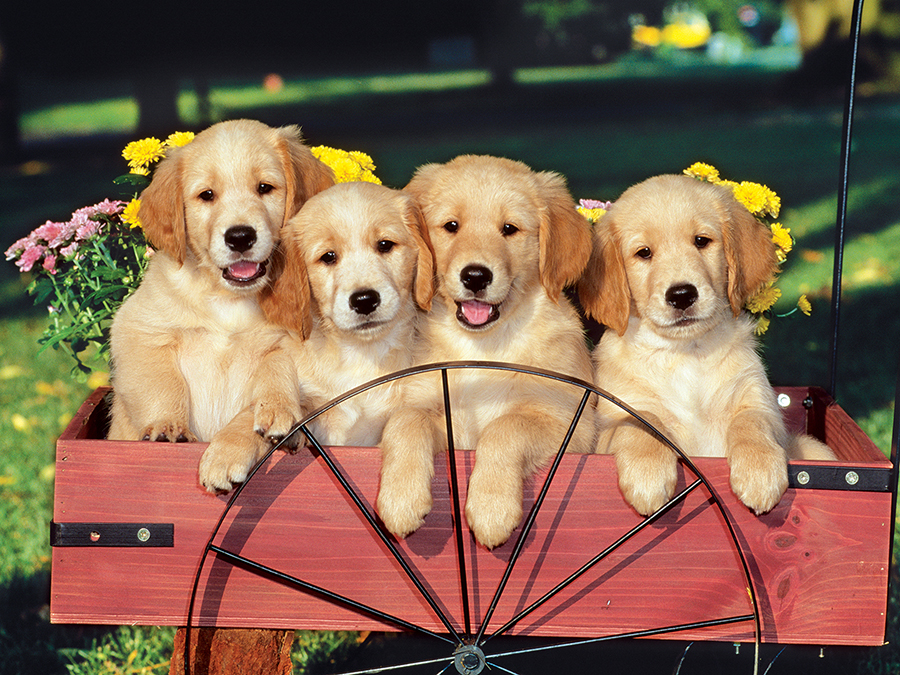
#> input picture images/dog.jpg, 900 x 675 px
$ python 'rgb_ manipylate2.py'
#> lines starting #> are read from the running program, lines starting #| are printed output that depends on the picture
import cv2
import numpy as np

# playing with rgb color channels

img = cv2.imread('images/dog.jpg')
#> img is the input picture: shape (675, 900, 3); mean B, G, R 80.4, 102.2, 130.7

# eliminating greeen
# making green color 0 usign numpy 3d array
img[:, :, 1] = 0
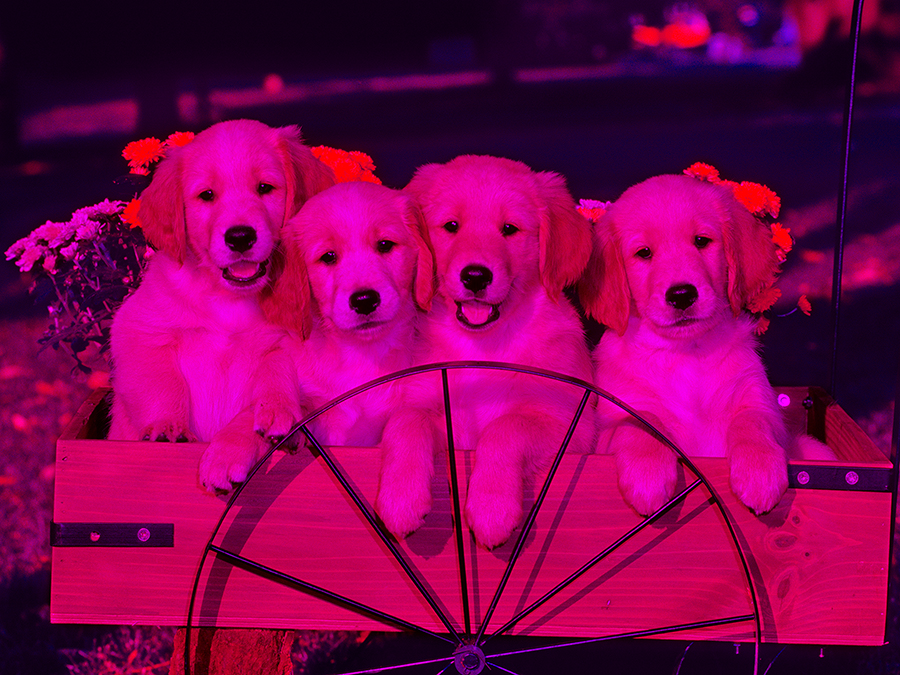
#> img: shape (675, 900, 3); mean B, G, R 80.4, 0, 130.7
# only combination of red and blue

cv2.imshow('window', img)
cv2.waitKey(0)

# elimination red
# making red color 0 usign numpy 3d array
img[:, :, 2] = 0
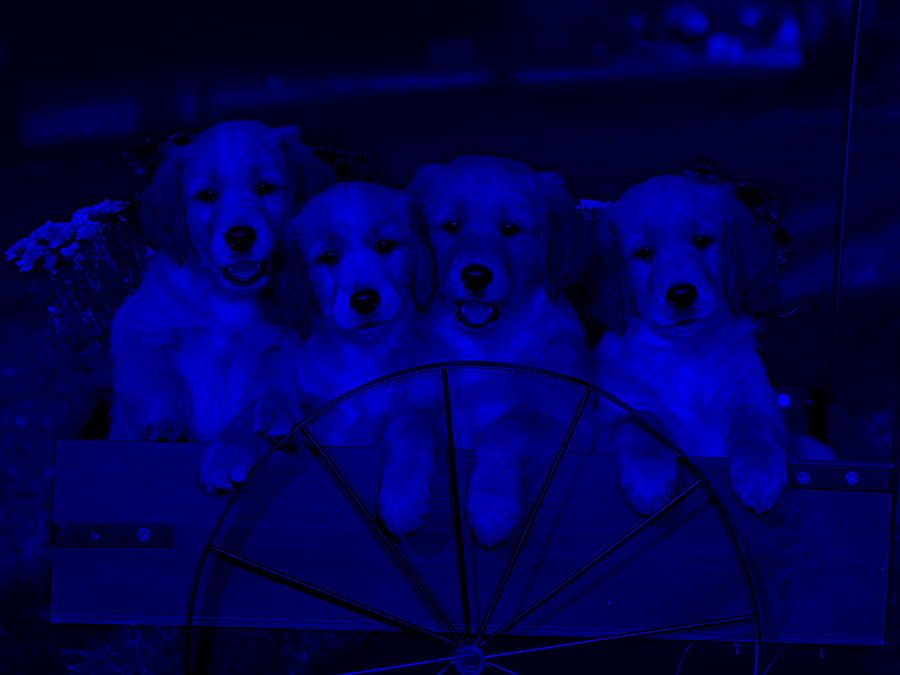
#> img: shape (675, 900, 3); mean B, G, R 80.4, 0, 0
# only combination of green and blue

cv2.imshow('window', img)
cv2.waitKey(0)

$ run again, with images/lab3b.jpg copied over images/dog.jpg
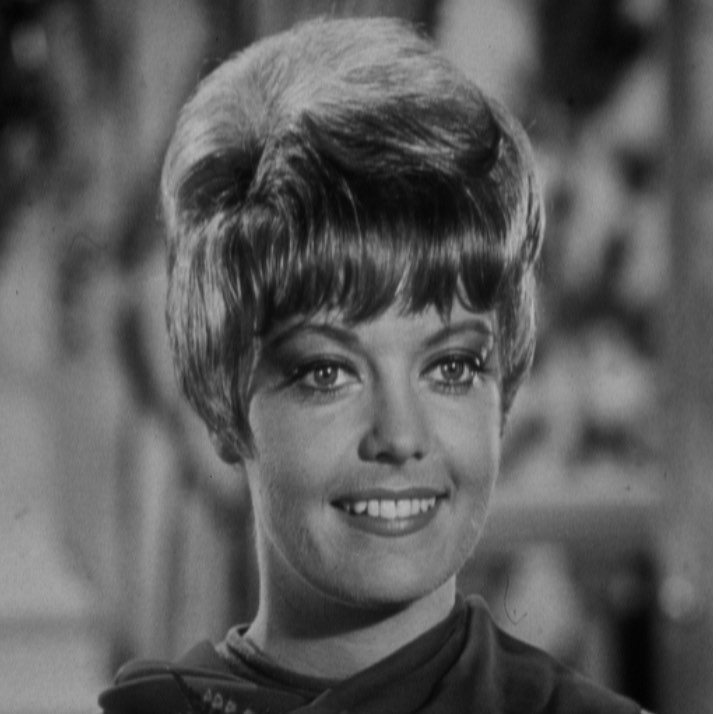
#> input picture images/lab3b.jpg, 716 x 714 px
#> img is the input picture: shape (714, 716, 3); min 1, max 255, mean 91.9
#> `img[:, :, 1] = 0`:
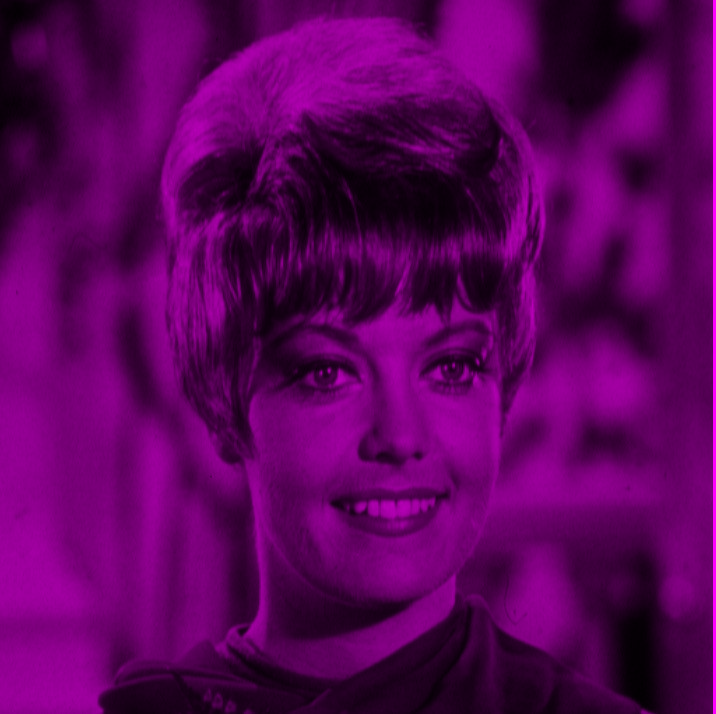
#> img: shape (714, 716, 3); mean B, G, R 91.9, 0, 91.9
#> `img[:, :, 2] = 0`:
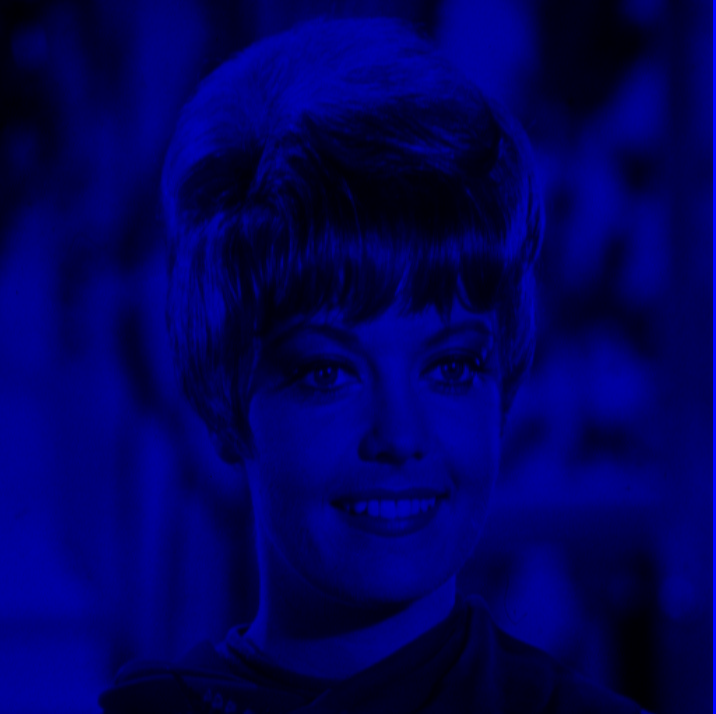
#> img: shape (714, 716, 3); mean B, G, R 91.9, 0, 0
